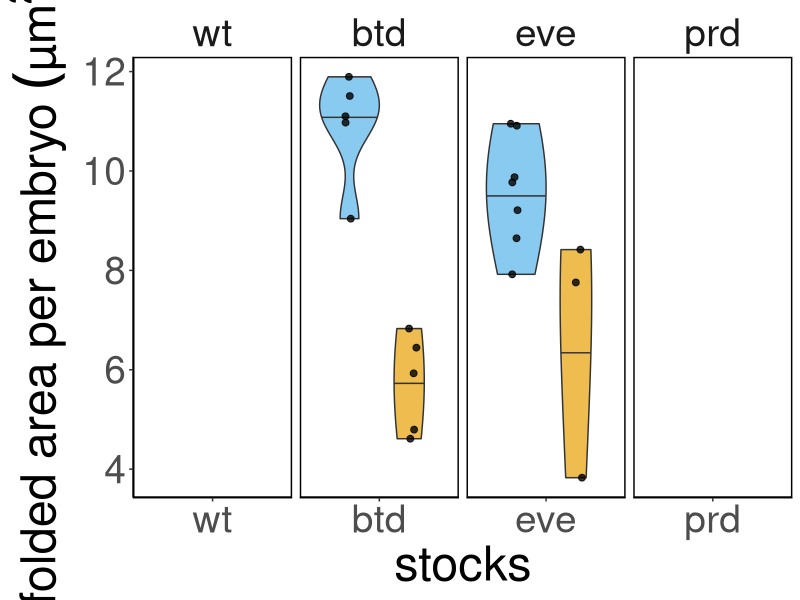
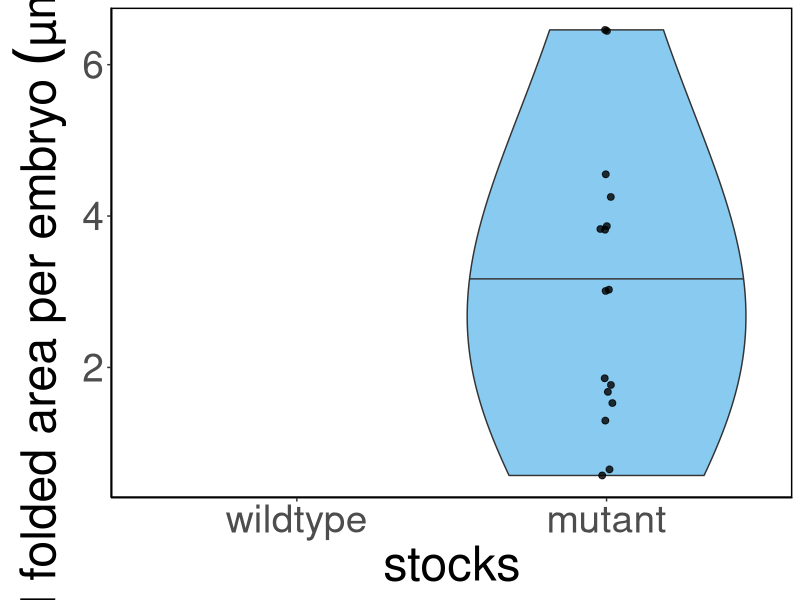
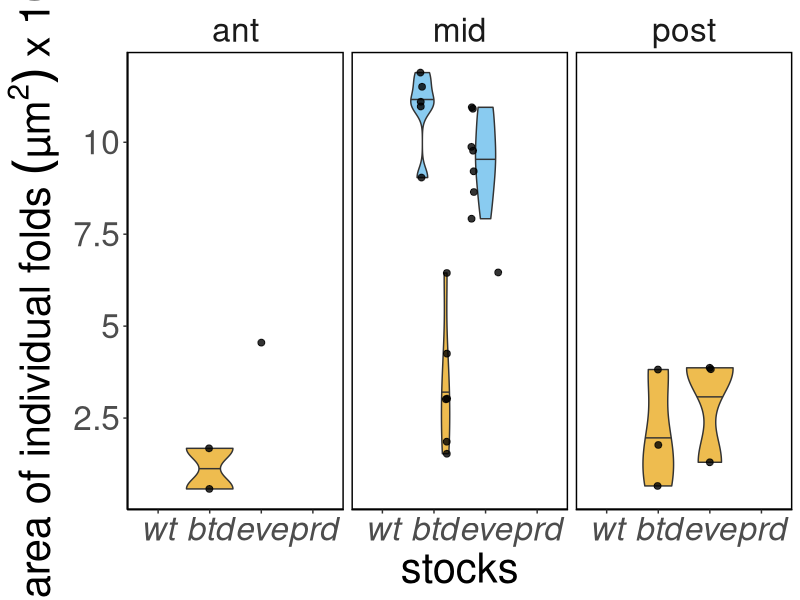
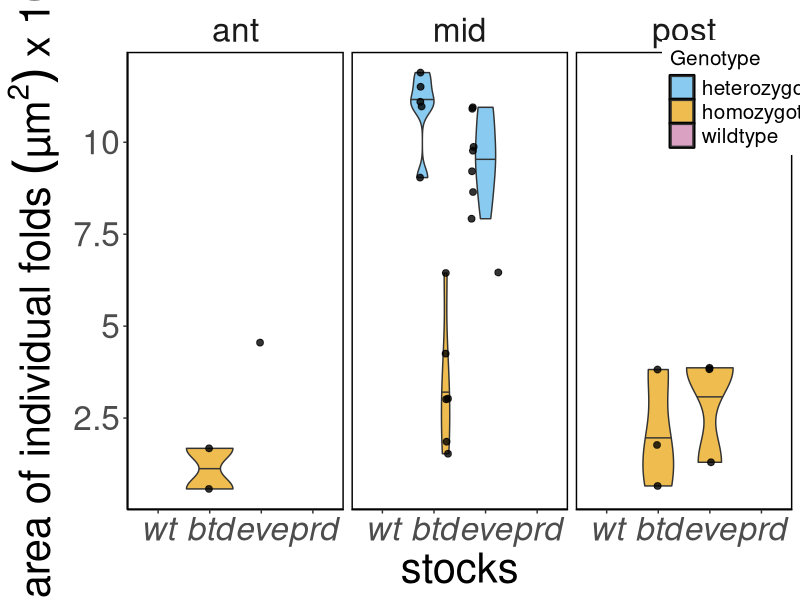
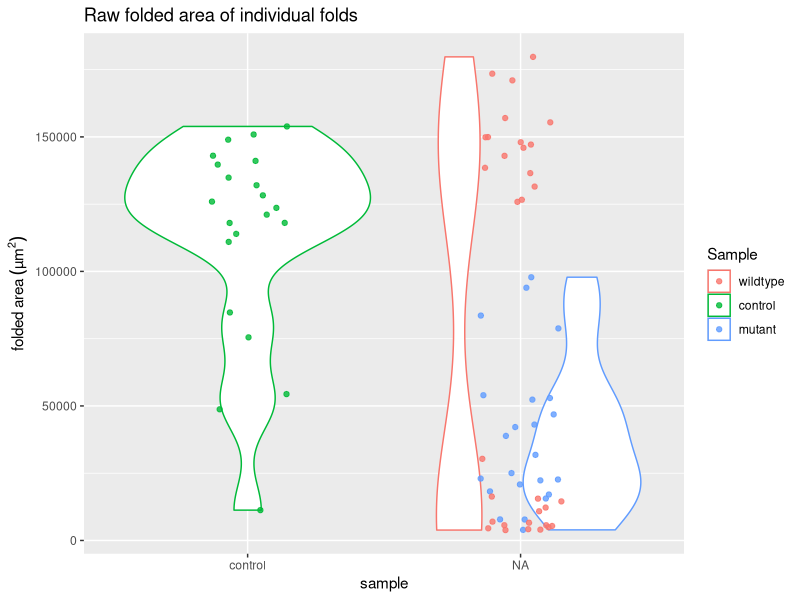
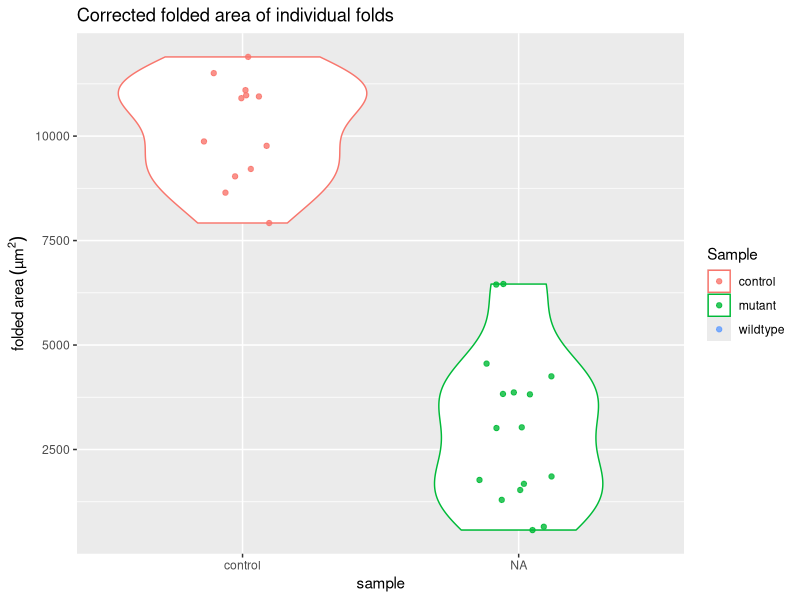
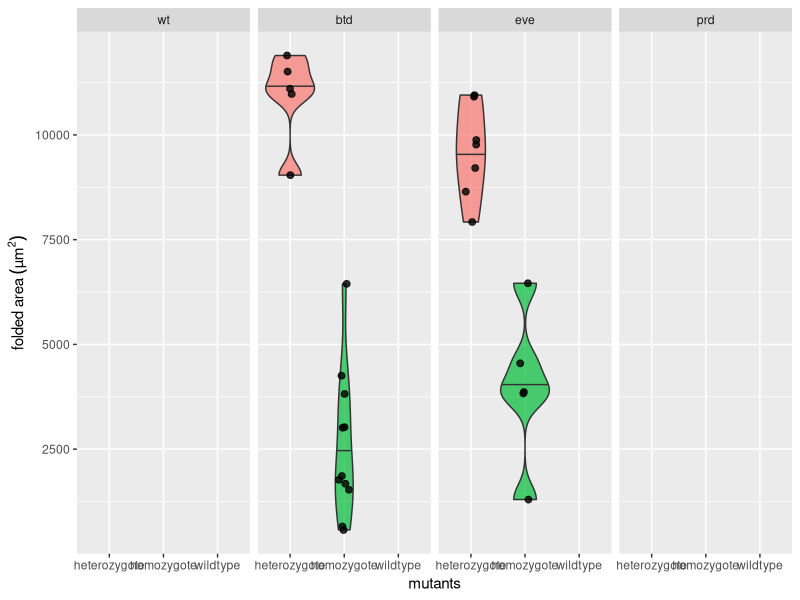
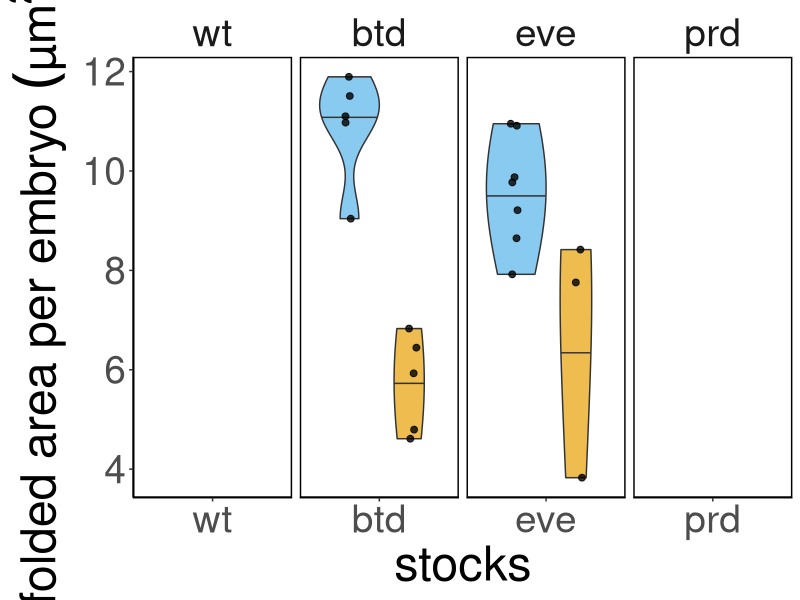

Source code (R) for these figures, in order: (Note: this script raises an error after producing the figures.)
## ---- chunk 1
knitr::opts_chunk$set(echo = TRUE, tidy = TRUE, cache = FALSE)
knitr::opts_knit$set(root.dir = "~/Dropbox/Projects/Cephalic_furrow/7-Paper/1-analyses/folded-area")
# Load ggplot
library(ggplot2)
## ---- chunk 2
# Load raw ROI measurements from ImageJ
results <- read.delim("results.txt")

# Remove slice number from the labels
results$Label <- gsub(":1", "", results$Label)

# Split label at "_s" to get the embryo name. sapply gets all first elements of the split.
results$Embryo <- sapply(strsplit(results$Label, "_s"), "[", 1)

# Remove "_CARE" from embryo name
results$Embryo <- gsub("_CARE", "", results$Embryo)

# Add columns with sample information (needs manual update for new ROIs)
#results$Stock <- substring(results$Label, 1, 3)

# Load sample info and merge with results
samples <- read.delim("samples.csv", sep = ",")
results <- merge(results, samples, by = "Label", all.x = TRUE)

# Load corrected area measurements for cartographic projections
corrected <- read.delim("corrected_results.txt", sep = "")
colnames(corrected) <- c("Label", "AreaCorr")

# Merge corrected area to results
results <- merge(results, corrected, by = "Label", all.x = TRUE)

# Transform data frame to order the stock for plotting
results <- transform(results, Stock=factor(Stock, levels = c("wt", "btd", "eve", "prd")))

# Quick fix to add type of fold
results$Type <- "EF"
results[results$Stock == "wt" & results$Position == "mid",]$Type <- "CF"
results[results$Stock == "btd" & results$Genotype == "heterozygote",]$Type <- "CF"
results[results$Stock == "eve" & results$Genotype == "heterozygote",]$Type <- "CF"
results[results$Stock == "prd" & results$Genotype == "heterozygote",]$Type <- "CF"
results[results$Stock == "prd" & results$Position == "mid",]$Type <- "CF"

# Transform data frame to order the stock for plotting
results <- transform(results, Sample=factor(Sample, levels = c("wildtype", "control", "mutant")))

# Sum total folded area
area <- aggregate(results$Area, list(results$Embryo), sum)
colnames(area) <- c("Embryo", "Area")

# Sum total folded area corrected
areacorr <- aggregate(results$AreaCorr, list(results$Embryo), sum)
colnames(areacorr) <- c("Embryo", "AreaCorr")

# Count number of folds
nfold <- data.frame(table(results$Embryo))
colnames(nfold) <- c("Embryo", "Folds")

# Get sample information
embryos <- unique(results[, c("Embryo", "Stock", "Sample", "Genotype")])

# Merge datasets
total <- merge(area, areacorr, by = "Embryo", all.x = TRUE)
total <- merge(total, nfold, by = "Embryo", all.x = TRUE)
total <- merge(total, embryos, by = "Embryo", all.x = TRUE)

# Transform data frame to order the stock for plotting
total <- transform(total, Stock=factor(Stock, levels = c("wt", "btd", "eve", "prd")))
## ---- chunk 3
# Print btd embryos
sprintf("btd: embryos=%s (het=%s, hom=%s), folds=%s (het=%s, hom=%s)",
        length(embryos[embryos$Stock == "btd",]$Embryo), # total embryos
        length(embryos[embryos$Genotype == "heterozygote" & embryos$Stock == "btd",]$Embryo), # het embryos
        length(embryos[embryos$Genotype == "homozygote" & embryos$Stock == "btd",]$Embryo), # hom embryos
        
        length(results[results$Stock == "btd",]$Label), # total folds
        length(results[results$Genotype == "heterozygote" & results$Stock == "btd",]$Label), # het folds
        length(results[results$Genotype == "homozygote" & results$Stock == "btd",]$Label) # het folds
        )

# Print eve embryos
sprintf("eve: embryos=%s (het=%s, hom=%s), folds=%s (het=%s, hom=%s)",
        length(embryos[embryos$Stock == "eve",]$Embryo), # total embryos
        length(embryos[embryos$Genotype == "heterozygote" & embryos$Stock == "eve",]$Embryo), # het embryos
        length(embryos[embryos$Genotype == "homozygote" & embryos$Stock == "eve",]$Embryo), # hom embryos
        
        length(results[results$Stock == "eve",]$Label), # total folds
        length(results[results$Genotype == "heterozygote" & results$Stock == "eve",]$Label), # het folds
        length(results[results$Genotype == "homozygote" & results$Stock == "eve",]$Label) # het folds
        )

# Print prd embryos
sprintf("prd: embryos=%s (het=%s, hom=%s), folds=%s (het=%s, hom=%s)",
        length(embryos[embryos$Stock == "prd",]$Embryo), # total embryos
        length(embryos[embryos$Genotype == "heterozygote" & embryos$Stock == "prd",]$Embryo), # het embryos
        length(embryos[embryos$Genotype == "homozygote" & embryos$Stock == "prd",]$Embryo), # hom embryos
        
        length(results[results$Stock == "prd",]$Label), # total folds
        length(results[results$Genotype == "heterozygote" & results$Stock == "prd",]$Label), # het folds
        length(results[results$Genotype == "homozygote" & results$Stock == "prd",]$Label) # het folds
        )

# Print wt embryos
sprintf(" wt: embryos=%s, folds=%s, ant=%s, mid=%s, post=%s",
        length(embryos[embryos$Stock == "wt",]$Embryo), # total embryos
        length(results[results$Stock == "wt",]$Label), # total folds
        length(results[results$Stock == "wt" & results$Position == "ant",]$Label), # anterior folds
        length(results[results$Stock == "wt" & results$Position == "mid",]$Label), # middle folds
        length(results[results$Stock == "wt" & results$Position == "post",]$Label) # posterior folds
        )
## ---- chunk 4
library(ggbeeswarm)
ggplot(total, aes(Stock, AreaCorr, fill = Genotype)) +
  geom_violin(draw_quantiles = c("0.5"), show.legend = FALSE, trim = TRUE, alpha = 0.7, scale = "area", adjust = 2) +
  #geom_dotplot(fill = "black", color = "black", binaxis = "y", binwidth = 300, stackdir = "center", position = "dodge") +
  geom_point(alpha = 0.8, size = 2, show.legend = FALSE, position = position_jitterdodge(dodge.width = 1, jitter.width = 0.1)) +
  scale_y_continuous(labels = function(x) x / 1000) +
  labs(x = "stocks", y = expression(paste("total folded area per embryo ", (µm^2)~x~10^3))) +
  facet_grid(cols = vars(Stock), scales = "free_x") +
  scale_fill_manual(values=c("#56b4e9", "#e69f03", "#cc79a7")) +
  #scale_x_discrete(labels = c("wildtype", "heterozygote", "homozygote", "heterozygote", "homozygote")) +
  theme_classic() +
  theme(text =  element_text(size = 35),
        strip.background = element_blank(),
        panel.background = element_rect(colour = "black", size=1),
        #axis.text.x = element_text(face = "italic"),
        #legend.position = c(0.93,0.9),
        #legend.text = element_text(size = 20),
        #legend.title = element_text(size = 20),
        )
ggsave("4-plots/total-area-per-embryo.png", width = 12, height = 4)
ggsave("4-plots/total-area-per-embryo.svg", width = 12, height = 4)

## ---- chunk 5

#ggplot(results[results$Stock != "prd",], aes(Stock, AreaCorr, fill = Type)) +
ggplot(results[results$Stock != "prd" & results$Type == "EF",], aes(Sample, AreaCorr, fill = Sample)) +
  #geom_violin(draw_quantiles = c("0.5"), show.legend = TRUE, trim = TRUE, alpha = 0.7) +
  geom_violin(draw_quantiles = c("0.5"), show.legend = FALSE, trim = TRUE, alpha = 0.7, scale = "area", adjust = 2) +
  geom_point(alpha = 0.8, size = 2, show.legend = FALSE, position = position_jitterdodge(dodge.width = 1, jitter.width = 0.1)) +
  scale_y_continuous(labels = function(x) x / 1000) +
  labs(x = "stocks", y = expression(paste("total folded area per embryo ", (µm^2)~x~10^3))) +
  #facet_grid(cols = vars(Type), scales = "free_x") +
  scale_fill_manual(values=c("#56b4e9", "#e69f03", "#cc79a7")) +
  #scale_x_discrete(labels = c("wildtype", "heterozygote", "homozygote", "heterozygote", "homozygote")) +
  theme_classic() +
  theme(text =  element_text(size = 35),
        strip.background = element_blank(),
        panel.background = element_rect(colour = "black", size=1),
        #axis.text.x = element_text(face = "italic"),
        #legend.position = c(0.93,0.9),
        #legend.text = element_text(size = 20),
        #legend.title = element_text(size = 20),
        )
ggsave("4-plots/individual-area-per-fold-type.png", width = 5, height = 7)
ggsave("4-plots/individual-area-per-fold-type.svg", width = 5, height = 7)

## ---- chunk 6
ggplot(results, aes(Stock, AreaCorr, fill = Genotype)) +
  geom_violin(draw_quantiles = c("0.5"), show.legend = FALSE, trim = TRUE, alpha = 0.7, scale = "area", adjust = 1) +
  geom_point(alpha = 0.8, size = 2, show.legend = FALSE, position = position_jitterdodge(dodge.width = 1, jitter.width = 0.05)) +
  scale_y_continuous(labels = function(x) x / 1000) +
  labs(x = "stocks", y = expression(paste("area of individual folds ", (µm^2)~x~10^3))) +
  scale_fill_manual(values=c("#56b4e9", "#e69f03", "#cc79a7")) +
  facet_grid(cols = vars(Position), scales = "free") +
  theme_classic() +
  theme(text = element_text(size = 30),
        strip.background = element_blank(),
        panel.background = element_rect(colour = "black", size=1),
        axis.text.x = element_text(face = "italic"),
        #legend.position = c(0.93,0.9),
        legend.text = element_text(size = 15),
        legend.title = element_text(size = 15),
        )
ggsave("4-plots/area-individual-folds.png", width = 15, height = 8)
ggsave("4-plots/area-individual-folds.svg", width = 15, height = 8)
## ---- chunk 7
ggplot(results, aes(factor(Stock, level = c("wt", "btd", "eve", "prd")), AreaCorr, fill = Genotype)) +
  geom_violin(draw_quantiles = c("0.5"), show.legend = TRUE, trim = TRUE, alpha = 0.7, scale = "area", adjust = 1) +
  geom_point(alpha = 0.8, size = 2, show.legend = FALSE, position = position_jitterdodge(dodge.width = 1, jitter.width = 0.05)) +
  scale_y_continuous(labels = function(x) x / 1000) +
  labs(x = "stocks", y = expression(paste("area of individual folds ", (µm^2)~x~10^3))) +
  scale_fill_manual(values=c("#56b4e9", "#e69f03", "#cc79a7")) +
  facet_grid(~Position) +
  theme_classic() +
  theme(text = element_text(size = 30),
        strip.background = element_blank(),
        panel.background = element_rect(colour = "black", size=1),
        axis.text.x = element_text(face = "italic"),
        legend.position = c(0.93,0.9),
        legend.text = element_text(size = 15),
        legend.title = element_text(size = 15),
        )
ggsave("4-plots/area-individual-folds.png", width = 15, height = 8)
ggsave("4-plots/area-individual-folds.svg", width = 15, height = 8)
## ---- chunk 8
# Plot raw area of individual folds
ggplot(results, aes(factor(Sample, level = c("control", "btd", "eve", "prd")), Area, colour = Sample)) +
  geom_violin() + geom_jitter(alpha = 0.8, width = 0.15) +
  labs(title = "Raw folded area of individual folds", x = "sample", y = expression(paste("folded area ", (µm^2))))
ggsave("4-plots/area_raw_folds.png")

# Plot corrected area of individual folds
ggplot(results, aes(factor(Sample, level = c("control", "btd", "eve", "prd")), AreaCorr, colour = Sample)) +
  geom_violin() + geom_jitter(alpha = 0.8, width = 0.15) +
  labs(title = "Corrected folded area of individual folds", x = "sample", y = expression(paste("folded area ", (µm^2))))
ggsave("4-plots/area_corrected_folds.png")

# Plot corrected area of individual folds
ggplot(results, aes(Genotype, AreaCorr, fill = Genotype)) +
  geom_violin(draw_quantiles = c("0.5"), show.legend = FALSE, alpha = 0.7) +
  geom_jitter(alpha = 0.8, width = 0.1, size = 2, show.legend = FALSE) +
  labs(x = "mutants", y = expression(paste("folded area ", (µm^2)))) +
  facet_grid(~Stock) 
  facet_grid(~Stock, strip.position = "top") 
  scale_color_manual(values=c("#56b4e9", "#e69f03")) +
  scale_fill_manual(values=c("#56b4e9", "#e69f03")) +
  theme_classic() +
  theme(text =  element_text(size = 25),
        strip.background = element_blank(),
        strip.placement = "outside",
        strip.text.x = element_text(face = "italic"),
        panel.background = element_rect(colour = "black", size=1))
ggsave("4-plots/area_corrected_folds_facet.png", width = 14, height = 5)
ggsave("4-plots/area_corrected_folds_facet.svg", width = 14, height = 5)

# Plot raw area of individual folds
ggplot(total, aes(factor(Sample, level = c("control", "btd", "eve", "prd")), Area, colour = Sample)) +
  geom_violin() + geom_jitter(alpha = 0.8, width = 0.15) +
  labs(title = "Raw folded area per embryo", x = "sample", y = expression(paste("folded area ", (µm^2))))
ggsave("4-plots/area_raw_embryos.png")

# Plot corrected area of individual folds
ggplot(total, aes(factor(Sample, level = c("control", "btd", "eve", "prd")), AreaCorr, colour = Sample)) +
  geom_violin() + geom_jitter(alpha = 0.8, width = 0.15) +
  labs(title = "Corrected folded area of individual folds", x = "sample", y = expression(paste("folded area ", (µm^2))))
ggsave("4-plots/area_corrected_embryos.png")

# Plot corrected area of individual folds
ggplot(total, aes(Genotype, AreaCorr, fill = Genotype)) +
  geom_violin(draw_quantiles = c("0.5"), show.legend = FALSE, alpha = 0.7) +
  geom_jitter(alpha = 0.8, width = 0.1, size = 2, show.legend = FALSE) +
  labs(x = "mutants", y = expression(paste("folded area ", (µm^2)))) +
  facet_wrap(~Stock, strip.position = "top") +
  scale_color_manual(values=c("#56b4e9", "#e69f03")) +
  scale_fill_manual(values=c("#56b4e9", "#e69f03")) +
  theme_classic() +
  theme(text =  element_text(size = 25),
        strip.background = element_blank(),
        strip.placement = "outside",
        strip.text.x = element_text(face = "italic"),
        panel.background = element_rect(colour = "black", size=1))
ggsave("4-plots/area_corrected_embryos_facet.png", width = 14, height = 5)
ggsave("4-plots/area_corrected_embryos_facet.svg", width = 14, height = 5)

# Plot correlation between raw area and number of folds
ggplot(total, aes(Folds, Area, colour = Sample)) + geom_point()
ggsave("4-plots/area_raw_by_nfolds.png")
# Plot correlation between corrected area and number of folds
ggplot(results, aes(Perim., AreaCorr, colour = Stock)) + geom_point()
ggsave("4-plots/area_corrected_by_nfolds.png")

## ---- chunk 9
# Subset results
results_btdeve <- results[results$Stock != "prd",]
total_btdeve <- total[total$Stock != "prd",]

# Plot raw area of individual folds
ggplot(results_btdeve, aes(factor(Sample, level = c("control", "btd", "eve")), Area, colour = Sample)) +
  geom_violin() + geom_jitter(alpha = 0.8, width = 0.15) +
  labs(title = "Raw folded area of individual folds", x = "sample", y = expression(paste("folded area ", (µm^2))))
ggsave("4-plots/btdeve_area_raw_folds.png")

# Plot corrected area of individual folds
ggplot(results_btdeve, aes(factor(Sample, level = c("control", "btd", "eve")), AreaCorr, colour = Sample)) +
  geom_violin() + geom_jitter(alpha = 0.8, width = 0.15) +
  labs(title = "Corrected folded area of individual folds", x = "sample", y = expression(paste("folded area ", (µm^2))))
ggsave("4-plots/btdeve_area_corrected_folds.png")

# Plot corrected area of individual folds
ggplot(results_btdeve, aes(Genotype, AreaCorr, fill = Genotype)) +
  geom_violin(draw_quantiles = c("0.5"), show.legend = FALSE, alpha = 0.7) +
  geom_jitter(alpha = 0.8, width = 0.1, size = 2, show.legend = FALSE) +
  labs(x = "mutants", y = expression(paste("folded area ", (µm^2*10^3)))) +
  facet_wrap(~Stock, strip.position = "top") +
  scale_color_manual(values=c("#56b4e9", "#e69f03")) +
  scale_fill_manual(values=c("#56b4e9", "#e69f03")) +
  scale_y_continuous(labels = function(x) x/1000) +
  theme_classic() +
  theme(text =  element_text(size = 30),
        strip.background = element_blank(),
        strip.placement = "outside",
        strip.text.x = element_text(face = "italic"),
        panel.background = element_rect(colour = "black", size=1))
ggsave("4-plots/btdeve_area_corrected_folds_facet.png", width = 12, height = 6)
ggsave("4-plots/btdeve_area_corrected_folds_facet.svg", width = 12, height = 6)

# Plot raw area of folding per embryo
ggplot(total_btdeve, aes(factor(Sample, level = c("control", "btd", "eve")), Area, colour = Sample)) +
  geom_violin() + geom_jitter(alpha = 0.8, width = 0.15) +
  labs(title = "Raw folded area per embryo", x = "sample", y = expression(paste("folded area ", (µm^2))))
ggsave("4-plots/btdeve_area_raw_embryos.png")

# Plot corrected area of folding per embryo
ggplot(total_btdeve, aes(factor(Sample, level = c("control", "btd", "eve")), AreaCorr, colour = Sample)) +
  geom_violin() + geom_jitter(alpha = 0.8, width = 0.15) +
  labs(title = "Corrected folded area of individual folds", x = "sample", y = expression(paste("folded area ", (µm^2))))
ggsave("4-plots/btdeve_area_corrected_embryos.png")

# Plot corrected area of folding per embryo
ggplot(total_btdeve, aes(Genotype, AreaCorr, fill = Genotype)) +
  geom_violin(draw_quantiles = c("0.5"), show.legend = FALSE, alpha = 0.7) +
  geom_jitter(alpha = 0.8, width = 0.1, size = 2, show.legend = FALSE) +
  labs(x = "mutants", y = expression(paste("folded area ", (µm^2*10^3)))) +
  facet_wrap(~Stock, strip.position = "top") +
  scale_color_manual(values=c("#56b4e9", "#e69f03")) +
  scale_fill_manual(values=c("#56b4e9", "#e69f03")) +
  scale_y_continuous(labels = function(x) x/1000) +
  theme_classic() +
  theme(text =  element_text(size = 30),
        strip.background = element_blank(),
        strip.placement = "outside",
        strip.text.x = element_text(face = "italic"),
        panel.background = element_rect(colour = "black", size=1))
ggsave("4-plots/btdeve_area_corrected_embryos_facet.png", width = 12, height = 6)
ggsave("4-plots/btdeve_area_corrected_embryos_facet.svg", width = 12, height = 6)

# Plot correlation between raw area and number of folds
ggplot(total_btdeve, aes(Folds, Area, colour = Sample)) + geom_point()
ggsave("4-plots/btdeve_area_raw_by_nfolds.png")

# Plot correlation between corrected area and number of folds
ggplot(total_btdeve, aes(Folds, AreaCorr, colour = Sample)) + geom_point()
ggsave("4-plots/btdeve_area_corrected_by_nfolds.png")
